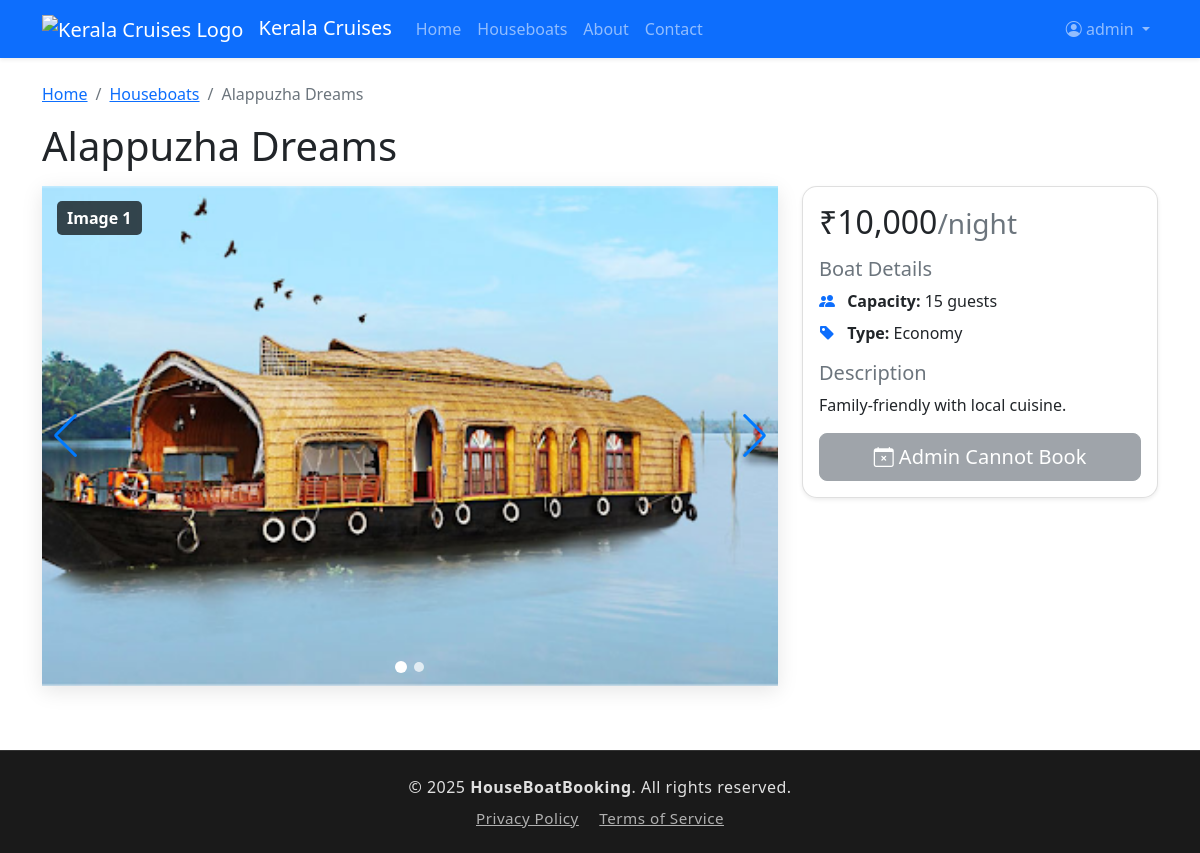
The page /frontend/pages/boat_details.php?id=19 (signed in) on the database its author committed.
### tables this page shows
CREATE TABLE IF NOT EXISTS `boats` (
  `id` int NOT NULL AUTO_INCREMENT,
  `boat_name` varchar(100) NOT NULL,
  `boat_type` varchar(100) NOT NULL,
  `capacity` int NOT NULL,
  `price` decimal(10,2) NOT NULL,
  `image` varchar(255) DEFAULT NULL,
  `description` text,
  `status` enum('available','maintenance','booked') DEFAULT 'available',
  PRIMARY KEY (`id`)
);

### frontend/pages/boat_details.php (the view, shortened to what this page needs)
<?php
include '../../backend/inc/db_connect.php';
$boat_id = intval($_GET['id']);
$stmt = $conn->prepare("SELECT * FROM boats WHERE id = ? AND status = 'available'");
$stmt->bind_param("i", $boat_id);
$stmt->execute();
$result = $stmt->get_result();
$boat = $result->fetch_assoc();
$images = array();
if (!empty($boat['image'])) {
    $decoded = json_decode($boat['image'], true);
    if (is_array($decoded)) {
        $images = $decoded;
    } else {
        $images = array($boat['image']);
    }
}
?>
<!DOCTYPE html>
<html lang="en">
<head>
    <link href="https://cdn.jsdelivr.net/npm/bootstrap@5.0.2/dist/css/bootstrap.min.css" rel="stylesheet">
    <link href="https://cdn.jsdelivr.net/npm/bootstrap-icons/font/bootstrap-icons.css" rel="stylesheet">
    <link rel="stylesheet" href="https://cdn.jsdelivr.net/npm/swiper@11/swiper-bundle.min.css" />
    <link rel="stylesheet" href="../../css/custom.css">
</head>
<body>
    <?php include '../includes/navbar.php'; ?>
    <div class="container mt-4">
        <div class="row">
            <div class="col-12">
                <nav aria-label="breadcrumb">
                    <ol class="breadcrumb">
                        <li class="breadcrumb-item"><a href="/">Home</a></li>
                        <li class="breadcrumb-item"><a href="boats.php">Houseboats</a></li>
                        <li class="breadcrumb-item active" aria-current="page"><?php echo htmlspecialchars($boat['boat_name']); ?></li>
                    </ol>
                </nav>
            </div>
        </div>
        <div class="row">
            <div class="col-12">
                <h1 class="mb-3"><?php echo htmlspecialchars($boat['boat_name']); ?></h1>
            </div>
        </div>
        <div class="row">
            <div class="col-lg-8 mb-4">
                <div class="swiper boatImageSwiper">
                    <div class="swiper-wrapper">
                        <?php for ($i = 0; $i < count($images); $i++): ?>
                            <div class="swiper-slide position-relative">
                                <div class="image-type-badge">Image <?php echo ($i + 1); ?></div>
                                <img src="/HouseBoatBooking/uploads/boats/<?php echo htmlspecialchars($images[$i]); ?>" alt="<?php echo htmlspecialchars($boat['boat_name'] . ' Image ' . ($i + 1)); ?>">
                            </div>
                        <?php endfor; ?>
                    </div>
                    <div class="swiper-button-next"></div>
                    <div class="swiper-button-prev"></div>
                    <div class="swiper-pagination"></div>
                </div>
            </div>
            <div class="col-lg-4">
                <div class="card shadow-sm">
                    <div class="card-body">
                        <div class="d-flex justify-content-between align-items-start mb-3">
                            <h2 class="card-title mb-0">₹<?php echo number_format($boat['price']); ?><small class="text-muted">/night</small></h2>
                        </div>
                        <div class="mb-3">
                            <h5 class="text-muted">Boat Details</h5>
                            <ul class="list-unstyled">
                                <li class="mb-2"><i class="bi bi-people-fill me-2 text-primary"></i> <strong>Capacity:</strong> <?php echo htmlspecialchars($boat['capacity']); ?> guests</li>
                                <li class="mb-2"><i class="bi bi-tag-fill me-2 text-primary"></i> <strong>Type:</strong> <?php echo ucfirst(htmlspecialchars($boat['boat_type'])); ?></li>
                            </ul>
                        </div>
                        <?php if (!empty($boat['description'])): ?>
                            <div class="mb-3">
                                <h5 class="text-muted">Description</h5>
                                <p><?php echo nl2br(htmlspecialchars($boat['description'])); ?></p>
                            </div>
                        <?php endif; ?>
                        <div class="d-grid gap-2">
                            <?php if (isset($_SESSION['role']) && $_SESSION['role'] === 'admin'): ?>
                                <button class="btn btn-secondary btn-lg" disabled>
                                    <i class="bi bi-calendar-x"></i> Admin Cannot Book
                                </button>
                            <?php else: ?>
                                <a href="booking/booking.php?boat_id=<?php echo $boat['id']; ?>" class="btn btn-primary btn-lg">
                                    <i class="bi bi-calendar-check"></i> Book Now
                                </a>
                            <?php endif; ?>
                        </div>
                    </div>
                </div>
            </div>
        </div>
    </div>
    <?php include '../includes/footer.php'; ?>
</body>
</html>

### css/custom.css (style rules this page uses)
.swiper { height: 500px; border-radius: 0; box-shadow: 0 5px 20px rgba(0,0,0,0.1); }
.swiper-slide img { width: 100%; height: 100%; object-fit: cover; display: block; }
.image-type-badge { position: absolute; top: 15px; left: 15px; background: rgba(0, 0, 0, 0.7); color: white; padding: 5px 10px; border-radius: 5px; font-weight: bold; z-index: 10; }
.card { transition: transform 0.3s ease; border-radius: 15px; overflow: hidden; }
.btn { border-radius: 8px; font-weight: 500; transition: all 0.3s ease; }

### frontend/pages/boat_details.php (style rules this page uses)
.image-type-badge { position: absolute; top: 15px; left: 15px; background: rgba(0, 0, 0, 0.7); color: white; padding: 5px 10px; border-radius: 5px; font-weight: bold; z-index: 10; }

### rows shown on the page
boats: boat_name "Alappuzha Dreams", price "10,000", capacity "15", boat_type "Economy", description "Family-friendly with local cuisine."

### other values the page prints
$_SESSION['username'] "admin"
